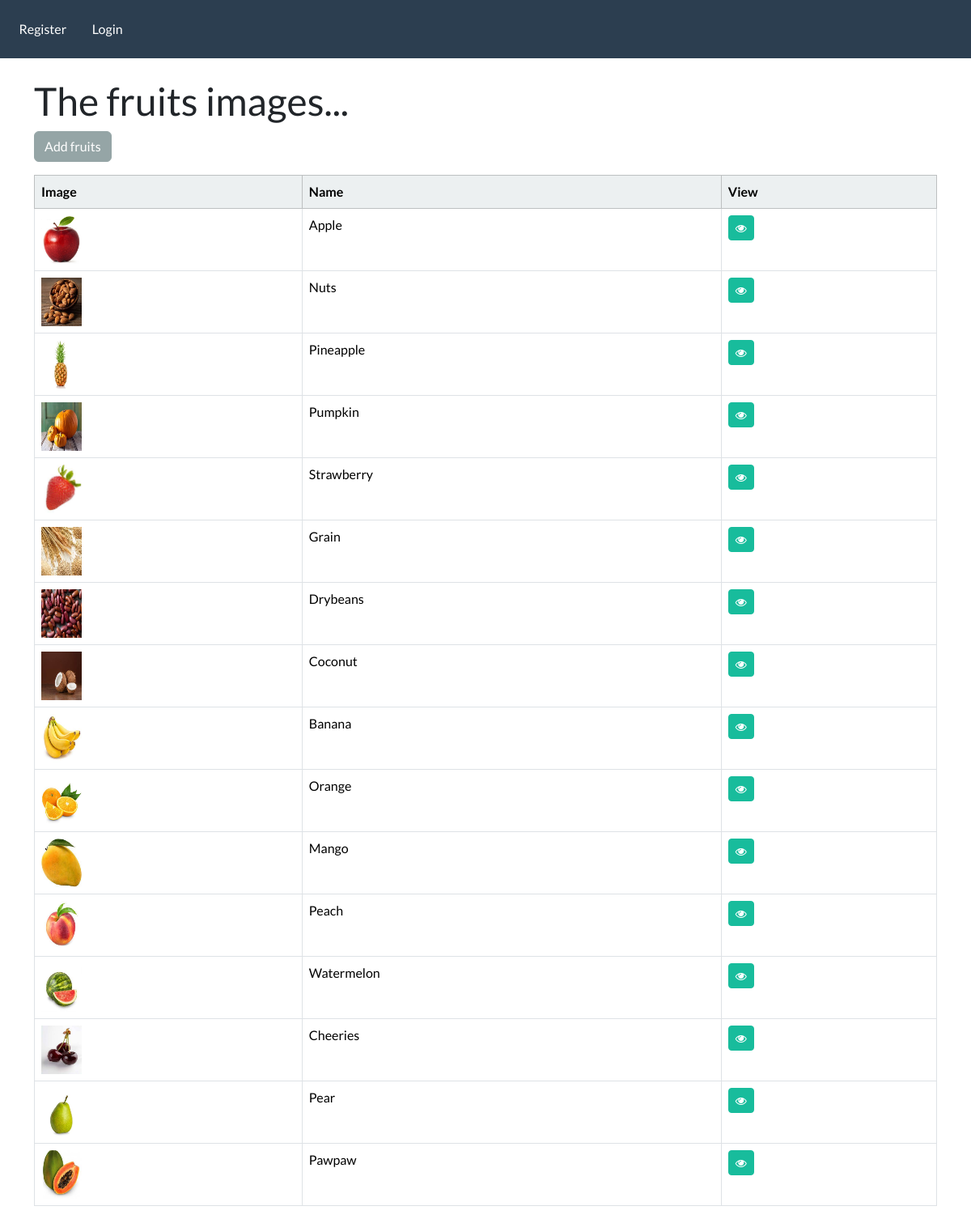
Screenshot of /view_fruits/ with the database file from the repository.
### fruitsapp/models.py (models this page shows, shortened)
class MyFruit(models.Model):
    image = models.ImageField(null=True, blank=True, upload_to="images/")
    name = models.CharField(max_length=100)
    category = models.CharField(max_length=120)
    description = models.TextField(max_length=256)

### fruitsapp/views.py (the view)
# urls.py: path('view_fruits/', views.show_fruits, name='view_fruits'),
def show_fruits(request):
    show_fruit = MyFruit.objects.all()
    request.session['previous_url'] = request.get_full_path()
    return render(request, 'fruitsapp/view_fruits.html', {'show_fruit': show_fruit})

### fruitsapp/templates/fruitsapp/view_fruits.html
{% extends 'fruitsapp/base.html' %}
{% load static %}
{% block content %}
    <h1>The fruits images...</h1>
    <p>
    <a href="{% url 'add_fruit' %}" class="btn btn-secondary">Add fruits</a><br>
    </p>
    <table class="table table-hover table-bordered">
        <thead class="table-light">
            <tr>
                <th scope="col">Image</th>
                <th scope="col">Name</th>
                <th scope="col">View</th>
            </tr>
        </thead>
        <tbody>
                {% for p in show_fruit %}
                <tr>
                    {% if p.image %}
                        <td><img src="{{ p.image.url }}" alt="an image of an apple" height="60px" width="50px"/></td>
                    {% else %}
                        <td><img src="{% static 'images/apple.jpg' %}" alt="an image of an apple" height="60px" width="50px"/></td>
                    {% endif %}
                    <td>{{ p.name }}</td>
                    <td> <a class="btn btn-success btn-sm" href="{% url 'single_fruit' p.id %}"><i class="fa fa-eye" aria-hidden="true"></i></a></td>
                </tr>
                {% endfor %}
        </tbody>
    </table>
{% endblock %}

### rows the page displays
MyFruit: image (picture), name "Apple"
MyFruit: image (picture), name "Nuts"
MyFruit: image (picture), name "Pineapple"
MyFruit: image (picture), name "Pumpkin"
MyFruit: image (picture), name "Strawberry"
MyFruit: image (picture), name "Grain"
MyFruit: image (picture), name "Drybeans"
MyFruit: image (picture), name "Coconut"
MyFruit: image (picture), name "Banana"
MyFruit: image (picture), name "Orange"
MyFruit: image (picture), name "Mango"
MyFruit: image (picture), name "Peach"
MyFruit: image (picture), name "Watermelon"
MyFruit: image (picture), name "Cheeries"
MyFruit: image (picture), name "Pear"
MyFruit: image (picture), name "Pawpaw"
